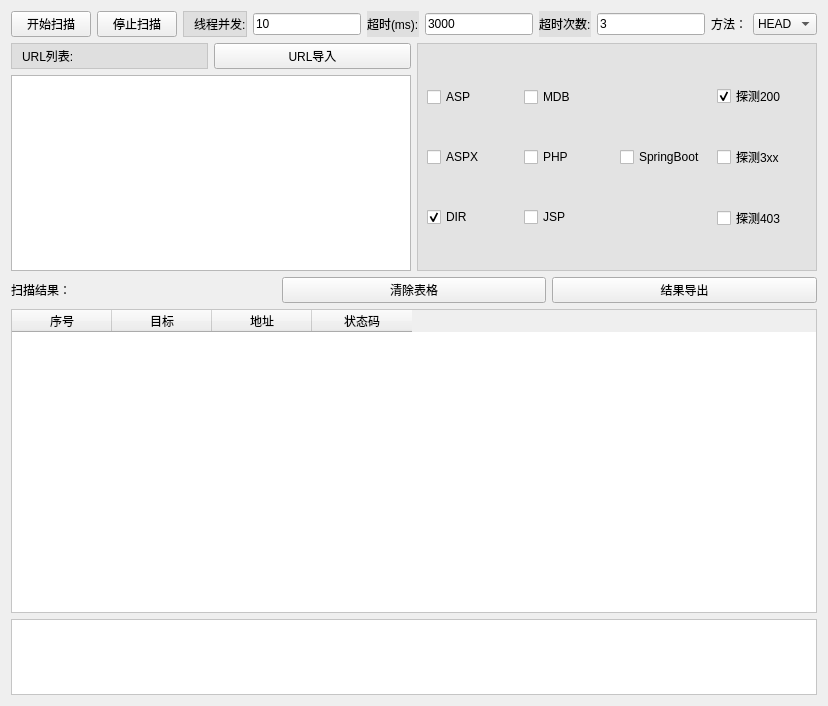
          <widget class="QWidget" name="tab_14">
           <attribute name="title">
            <string>目录扫描</string>
           </attribute>
           <layout class="QGridLayout" name="gridLayout_19">
            <item row="0" column="0">
             <layout class="QVBoxLayout" name="verticalLayout_10" stretch="1,3,1,4,1">
              <item>
               <layout class="QHBoxLayout" name="horizontalLayout_15">
                <item>
                 <widget class="QPushButton" name="pushButton_2">
                  <property name="text">
                   <string>开始扫描</string>
                  </property>
                 </widget>
                </item>
                <item>
                 <widget class="QPushButton" name="pushButton_4">
                  <property name="text">
                   <string>停止扫描</string>
                  </property>
                 </widget>
                </item>
                <item>
                 <widget class="QLabel" name="label_24">
                  <property name="styleSheet">
                   <string notr="true">QLabel{
	border:1px solid rgb(197, 197, 197);
	background-color:rgb(223, 223, 223)
}</string>
                  </property>
                  <property name="text">
                   <string>线程并发:</string>
                  </property>
                  <property name="margin">
                   <number>0</number>
                  </property>
                  <property name="indent">
                   <number>10</number>
                  </property>
                 </widget>
                </item>
                <item>
                 <widget class="QLineEdit" name="lineEdit_13">
                  <property name="text">
                   <string>10</string>
                  </property>
                  <property name="placeholderText">
                   <string>10</string>
                  </property>
                 </widget>
                </item>
                <item>
                 <widget class="QLabel" name="label_23">
                  <property name="styleSheet">
                   <string notr="true">QLabel{
	border:1px solid #rgb(0, 0, 0);
	background-color:rgb(223, 223, 223)
}</string>
                  </property>
                  <property name="text">
                   <string>超时(ms):</string>
                  </property>
                 </widget>
                </item>
                <item>
                 <widget class="QLineEdit" name="lineEdit_12">
                  <property name="text">
                   <string>3000</string>
                  </property>
                  <property name="placeholderText">
                   <string>3000</string>
                  </property>
                 </widget>
                </item>
                <item>
                 <widget class="QLabel" name="label_27">
                  <property name="styleSheet">
                   <string notr="true">QLabel{
	border:1px solid #rgb(0, 0, 0);
	background-color:rgb(223, 223, 223)
}</string>
                  </property>
                  <property name="text">
                   <string>超时次数:</string>
                  </property>
                 </widget>
                </item>
                <item>
                 <widget class="QLineEdit" name="lineEdit_15">
                  <property name="text">
                   <string>3</string>
                  </property>
                  <property name="placeholderText">
                   <string>3</string>
                  </property>
                 </widget>
                </item>
                <item>
                 <widget class="QLabel" name="label_28">
                  <property name="text">
                   <string>方法：</string>
                  </property>
                 </widget>
                </item>
                <item>
                 <widget class="QComboBox" name="comboBox">
                  <item>
                   <property name="text">
                    <string>HEAD</string>
                   </property>
                  </item>
                  <item>
                   <property name="text">
                    <string>GET</string>
                   </property>
                  </item>
                 </widget>
                </item>
               </layout>
              </item>
              <item>
               <layout class="QHBoxLayout" name="horizontalLayout_17">
                <item>
                 <layout class="QGridLayout" name="gridLayout_2">
                  <item row="0" column="0">
                   <widget class="QLabel" name="label_30">
                    <property name="styleSheet">
                     <string notr="true">QLabel{
	border:1px solid rgb(197, 197, 197);
	background-color:rgb(223, 223, 223)
}</string>
                    </property>
                    <property name="text">
                     <string>URL列表:</string>
                    </property>
                    <property name="margin">
                     <number>0</number>
                    </property>
                    <property name="indent">
                     <number>10</number>
                    </property>
                   </widget>
                  </item>
                  <item row="0" column="1">
                   <widget class="QPushButton" name="pushButton_19">
                    <property name="text">
                     <string>URL导入</string>
                    </property>
                   </widget>
                  </item>
                  <item row="1" column="0" colspan="2">
                   <widget class="QPlainTextEdit" name="plainTextEdit_5">
                    <property name="styleSheet">
                     <string notr="true">QTextEdit{
background-color:rgb(255, 255, 255)
}</string>
                    </property>
                    <property name="plainText">
                     <string/>
                    </property>
                    <property name="placeholderText">
                     <string>请输入URL，以逗号分隔，或一行一个。</string>
                    </property>
                   </widget>
                  </item>
                 </layout>
                </item>
                <item>
                 <widget class="QFrame" name="frame_28">
                  <property name="styleSheet">
                   <string notr="true">QFrame{
	border:1px solid rgb(197, 197, 197);
	background-color:rgb(227, 227, 227);
}</string>
                  </property>
                  <property name="frameShape">
                   <enum>QFrame::StyledPanel</enum>
                  </property>
                  <property name="frameShadow">
                   <enum>QFrame::Raised</enum>
                  </property>
                  <layout class="QHBoxLayout" name="horizontalLayout_16">
                   <item>
                    <layout class="QVBoxLayout" name="verticalLayout_7">
                     <item>
                      <widget class="QCheckBox" name="checkBox_11">
                       <property name="text">
                        <string>ASP</string>
                       </property>
                       <attribute name="buttonGroup">
                        <string notr="true">buttonGroup_2</string>
                       </attribute>
                      </widget>
                     </item>
                     <item>
                      <widget class="QCheckBox" name="checkBox_12">
                       <property name="text">
                        <string>ASPX</string>
                       </property>
                       <attribute name="buttonGroup">
                        <string notr="true">buttonGroup_2</string>
                       </attribute>
                      </widget>
                     </item>
                     <item>
                      <widget class="QCheckBox" name="checkBox_13">
                       <property name="text">
                        <string>DIR</string>
                       </property>
                       <property name="checked">
                        <bool>true</bool>
                       </property>
                       <attribute name="buttonGroup">
                        <string notr="true">buttonGroup_2</string>
                       </attribute>
                      </widget>
                     </item>
                    </layout>
                   </item>
                   <item>
                    <layout class="QVBoxLayout" name="verticalLayout_8">
                     <item>
                      <widget class="QCheckBox" name="checkBox_14">
                       <property name="text">
                        <string>MDB</string>
                       </property>
                       <attribute name="buttonGroup">
                        <string notr="true">buttonGroup_2</string>
                       </attribute>
                      </widget>
                     </item>
                     <item>
                      <widget class="QCheckBox" name="checkBox_15">
                       <property name="text">
                        <string>PHP</string>
                       </property>
                       <attribute name="buttonGroup">
                        <string notr="true">buttonGroup_2</string>
                       </attribute>
                      </widget>
                     </item>
                     <item>
                      <widget class="QCheckBox" name="checkBox_16">
                       <property name="text">
                        <string>JSP</string>
                       </property>
                       <attribute name="buttonGroup">
                        <string notr="true">buttonGroup_2</string>
                       </attribute>
                      </widget>
                     </item>
                    </layout>
                   </item>
                   <item>
                    <widget class="QCheckBox" name="checkBox_17">
                     <property name="text">
                      <string>SpringBoot</string>
                     </property>
                     <attribute name="buttonGroup">
                      <string notr="true">buttonGroup_2</string>
                     </attribute>
                    </widget>
                   </item>
                   <item>
                    <layout class="QVBoxLayout" name="verticalLayout_9">
                     <item>
                      <widget class="QCheckBox" name="checkBox_18">
                       <property name="text">
                        <string>探测200</string>
                       </property>
                       <property name="checked">
                        <bool>true</bool>
                       </property>
                       <attribute name="buttonGroup">
                        <string notr="true">buttonGroup_3</string>
                       </attribute>
                      </widget>
                     </item>
                     <item>
                      <widget class="QCheckBox" name="checkBox_19">
                       <property name="text">
                        <string>探测3xx</string>
                       </property>
                       <property name="checked">
                        <bool>false</bool>
                       </property>
                       <attribute name="buttonGroup">
                        <string notr="true">buttonGroup_3</string>
                       </attribute>
                      </widget>
                     </item>
                     <item>
                      <widget class="QCheckBox" name="checkBox_20">
                       <property name="text">
                        <string>探测403</string>
                       </property>
                       <attribute name="buttonGroup">
                        <string notr="true">buttonGroup_3</string>
                       </attribute>
                      </widget>
                     </item>
                    </layout>
                   </item>
                  </layout>
                 </widget>
                </item>
               </layout>
              </item>
              <item>
               <layout class="QHBoxLayout" name="horizontalLayout_18">
                <item>
                 <widget class="QLabel" name="label_25">
                  <property name="text">
                   <string>扫描结果：</string>
                  </property>
                 </widget>
                </item>
                <item>
                 <widget class="QPushButton" name="pushButton_29">
                  <property name="text">
                   <string>清除表格</string>
                  </property>
                 </widget>
                </item>
                <item>
                 <widget class="QPushButton" name="pushButton_18">
                  <property name="text">
                   <string>结果导出</string>
                  </property>
                 </widget>
                </item>
               </layout>
              </item>
              <item>
               <widget class="QTableWidget" name="dirScanResult">
                <property name="styleSheet">
                 <string notr="true">QTableWidget{
background-color:rgb(255, 255, 255)
}</string>
                </property>
                <attribute name="verticalHeaderStretchLastSection">
                 <bool>false</bool>
                </attribute>
                <column>
                 <property name="text">
                  <string>序号</string>
                 </property>
                </column>
                <column>
                 <property name="text">
                  <string>目标</string>
                 </property>
                </column>
                <column>
                 <property name="text">
                  <string>地址</string>
                 </property>
                </column>
                <column>
                 <property name="text">
                  <string>状态码</string>
                 </property>
                </column>
               </widget>
              </item>
              <item>
               <widget class="QTextBrowser" name="textBrowser_4">
                <property name="styleSheet">
                 <string notr="true">QTextBrowser{
	border:1px solid rgb(197, 197, 197);
	background-color:rgb(255, 255, 255);
}</string>
                </property>
               </widget>
              </item>
             </layout>
            </item>
           </layout>
          </widget>
